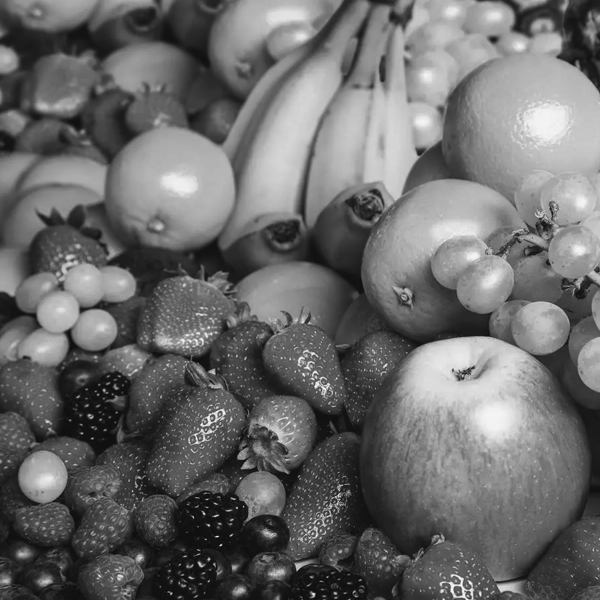
#> input picture Project 2/fruit.tif, 600 x 600 px
$ python 0810981_Project2.py
#> lines starting #> are read from the running program, lines starting #| are printed output that depends on the picture
# In[1]
'import libraries'

import numpy as np
import matplotlib.pyplot as plt
from PIL import Image
from numpy.fft import fft2, fftshift, ifftshift, ifft2
import matplotlib
import pandas as pd

# In[2]
'load images'

fruits = np.array(Image.open('fruit.tif'))
#> fruits is the input picture: shape (600, 600); min 8, max 255, mean 106.3
kid = np.array(Image.open('kid.tif'))
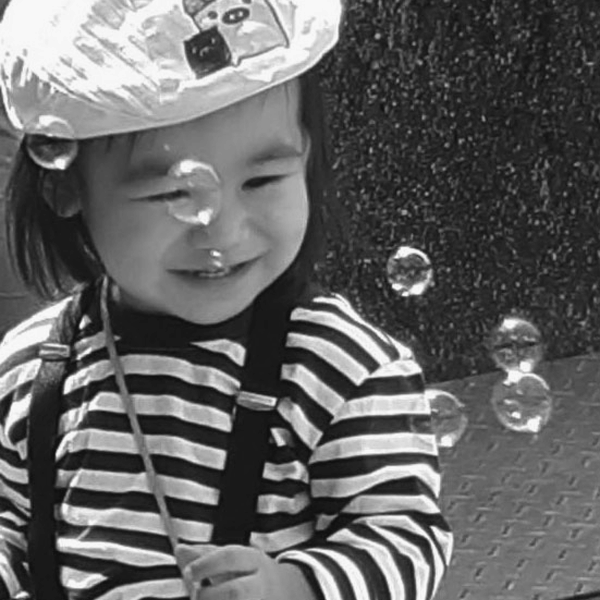
#> input picture Project 2/kid.tif, 600 x 600 px
#> kid is the input picture: shape (600, 600); min 16, max 248, mean 99.4

# In[3]
'define some functions'

def centered_fft2D(im):
    fft_im = fft2(im)
    center_im = fftshift(fft_im)
    return center_im

def plot_im(im, save = False, name = '', cm = 'gray'):
#> called with save = True, name = 'fruits_fft_mag', cm = 'gray'
    if save:
        matplotlib.use('Agg')
    else:
        matplotlib.use('qt5agg')

    fig = plt.figure(dpi = 150)
    fig.set_size_inches(im.shape[0]/150, im.shape[1]/150, forward=False)
    ax = plt.Axes(fig, [0., 0., 1., 1.])
    ax.set_axis_off()
    fig.add_axes(ax)
    ax.imshow(im, cmap = cm)

    if save:
        plt.savefig(name+'.png', dpi = 150)
        plt.close()
        matplotlib.use('qt5agg')
    return

def G_LPF(im, cutoff = 100):#default cutoff is 100, but I'm using 200
    H = np.zeros(im.shape, dtype = np.float32)
    for u in range(im.shape[0]):
        for v in range(im.shape[1]):
            D = np.sqrt((u-im.shape[0]/2)**2 + (v-im.shape[1]/2)**2)
            H[u][v] = np.exp(-D**2/(2*cutoff**2))
    return H

# In[4]
'Task (b) Fourier Magnitude Spectrum'

fruits_hat = centered_fft2D(fruits)
kid_hat = centered_fft2D(kid)

plot_im(np.log(1 + np.abs(fruits_hat)), save = True, name = 'fruits_fft_mag')
plot_im(np.log(1 + np.abs(kid_hat)), save = True, name = 'kid_fft_mag')
#> call 2 of plot_im, with save = True, name = 'kid_fft_mag', cm = 'gray'
#> in plot_im (call 2), `plt.savefig(name+'.png', dpi = 150)`:
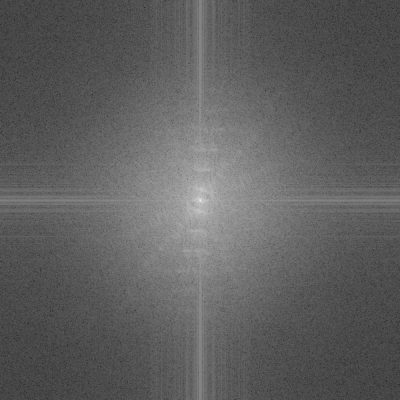
#> figure drawn by matplotlib, 1 panel

# In[5]
'Task (c) and (d) Gaussian LPF'

padded_fruits =  np.pad(fruits, ((0,600),(0,600)))
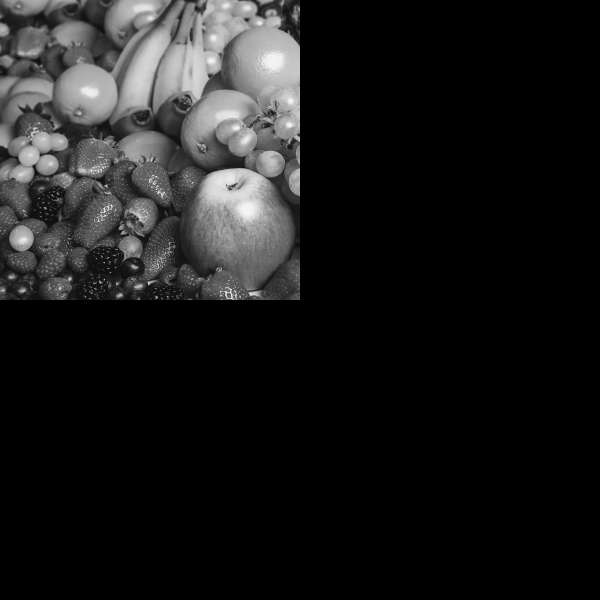
#> padded_fruits: shape (1200, 1200) (shown at 1/2 size); min 0, max 255, mean 26.6
padded_kid =  np.pad(kid, ((0,600),(0,600)))
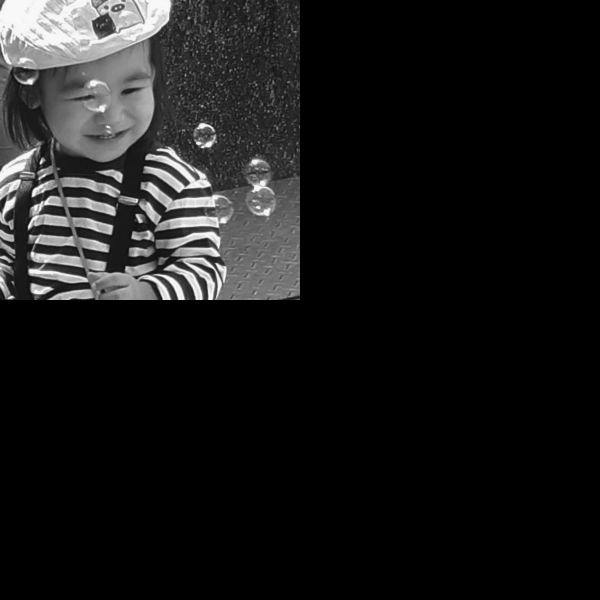
#> padded_kid: shape (1200, 1200) (shown at 1/2 size); min 0, max 248, mean 24.9

pad_fruits_fft = centered_fft2D(padded_fruits)
pad_kid_fft = centered_fft2D(padded_kid)

g_lpf = G_LPF(pad_fruits_fft, cutoff = 200)
#> after the loop in G_LPF, `for u in range(im.shape[0]):`:
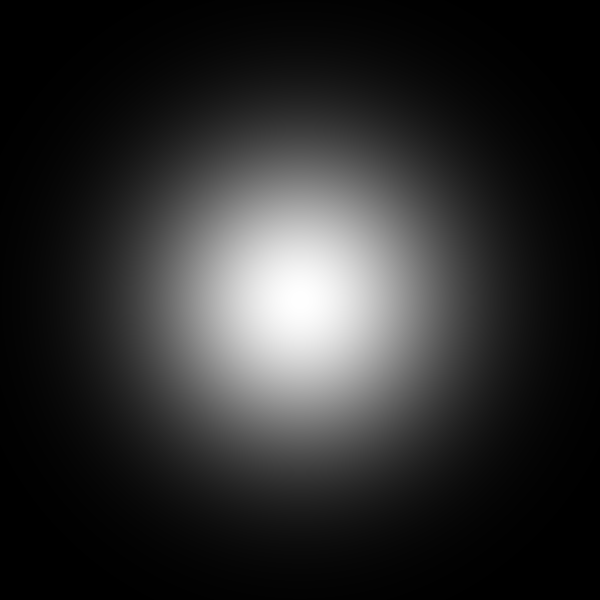
#> H: shape (1200, 1200) float32 (shown at 1/2 size); min 0.000123, max 1, mean 0.174

plot_im(np.abs(g_lpf), save = True, name = 'mag_resp_lpf')

shifted_fruit_lpf_out = pad_fruits_fft * g_lpf
shifted_kid_lpf_out = pad_kid_fft * g_lpf

fruit_lpf_out_padded = ifft2(ifftshift(shifted_fruit_lpf_out))
kid_lpf_out_padded = ifft2(ifftshift(shifted_kid_lpf_out))

fruit_lpf_out = fruit_lpf_out_padded[0:600, 0:600]
kid_lpf_out = kid_lpf_out_padded[0:600, 0:600]

plot_im(np.abs(fruit_lpf_out), save = True, name = 'fruits_lpf_out')
plot_im(np.abs(kid_lpf_out), save = True, name = 'kid_lpf_out')

# In[6]
'Task (c) and (d) Gaussian HPF'

g_hpf = 1 -  g_lpf
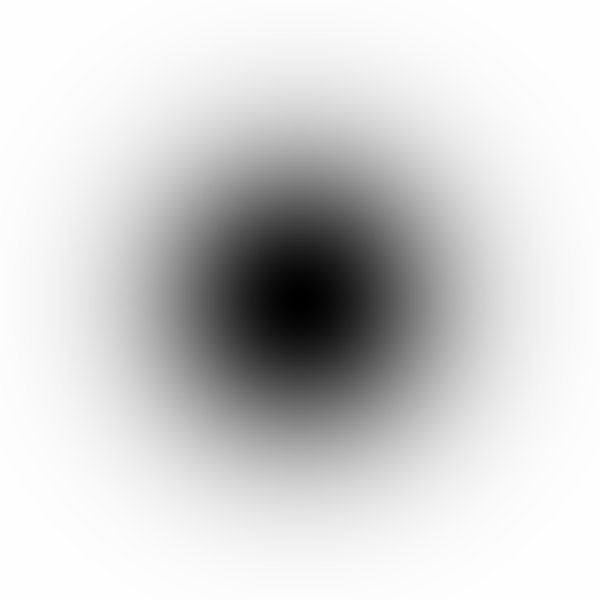
#> g_hpf: shape (1200, 1200) float32 (shown at 1/2 size); min 0, max 1, mean 0.826

plot_im(np.abs(g_hpf), save = True, name = 'mag_resp_hpf')

shifted_fruit_hpf_out = g_hpf * pad_fruits_fft
shifted_kid_hpf_out = g_hpf * pad_kid_fft

fruit_hpf_out_padded = ifft2(ifftshift(shifted_fruit_hpf_out))
kid_hpf_out_padded = ifft2(ifftshift(shifted_kid_hpf_out))

fruit_hpf_out = fruit_hpf_out_padded[0:600, 0:600]
kid_hpf_out = kid_hpf_out_padded[0:600, 0:600]

plot_im(np.abs(fruit_hpf_out), save=True, name='fruits_hpf_out')
plot_im(np.abs(kid_hpf_out), save=True, name='kid_hpf_out')
#> in plot_im (call 8), `plt.savefig(name+'.png', dpi = 150)`:
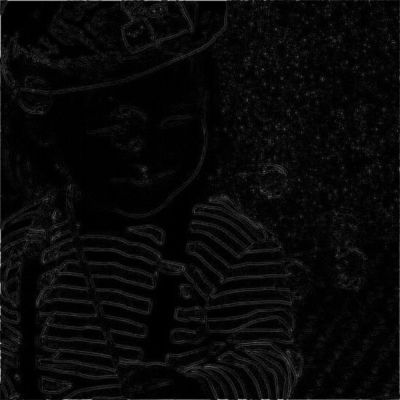
#> figure drawn by matplotlib, 1 panel

# In[7]
'Task (e) top 25 DFT(u,v) pairs from Task (b)'

dic = {'kid':['' for i in range(25)], 'fruit':['' for i in range(25)]}
df = pd.DataFrame.from_dict(dic)
df.index.name = 'index'

fruits_left_fr_reg = np.abs(fruits_hat[0:600, 0:300])
kid_left_fr_reg = np.abs(kid_hat[0:600, 0:300])

sort_fruits = sorted(fruits_left_fr_reg.flatten())[-25:]
#> sort_fruits = 25 values from 977070.1 to 4655580.2
sort_kid = sorted(kid_left_fr_reg.flatten())[-25:]
#> sort_kid = 25 values from 1063403.3 to 4853818.5

count_row_fruits = 0
count_row_kid = 0

'searching from top left corner'
for u in range(fruits_left_fr_reg.shape[0]):
    for v in range(fruits_left_fr_reg.shape[1]):
        if fruits_left_fr_reg[u,v] in sort_fruits:
            df.loc[count_row_fruits, 'fruit'] = str(u) + ', ' +  str(v)
            count_row_fruits += 1

        if kid_left_fr_reg[u,v] in sort_kid:
            df.loc[count_row_kid, 'kid'] = str(u) + ', ' +  str(v)
            count_row_kid += 1
#> after the loop, count_row_fruits = 25; count_row_kid = 25

df.to_csv('table.csv', index=True)
